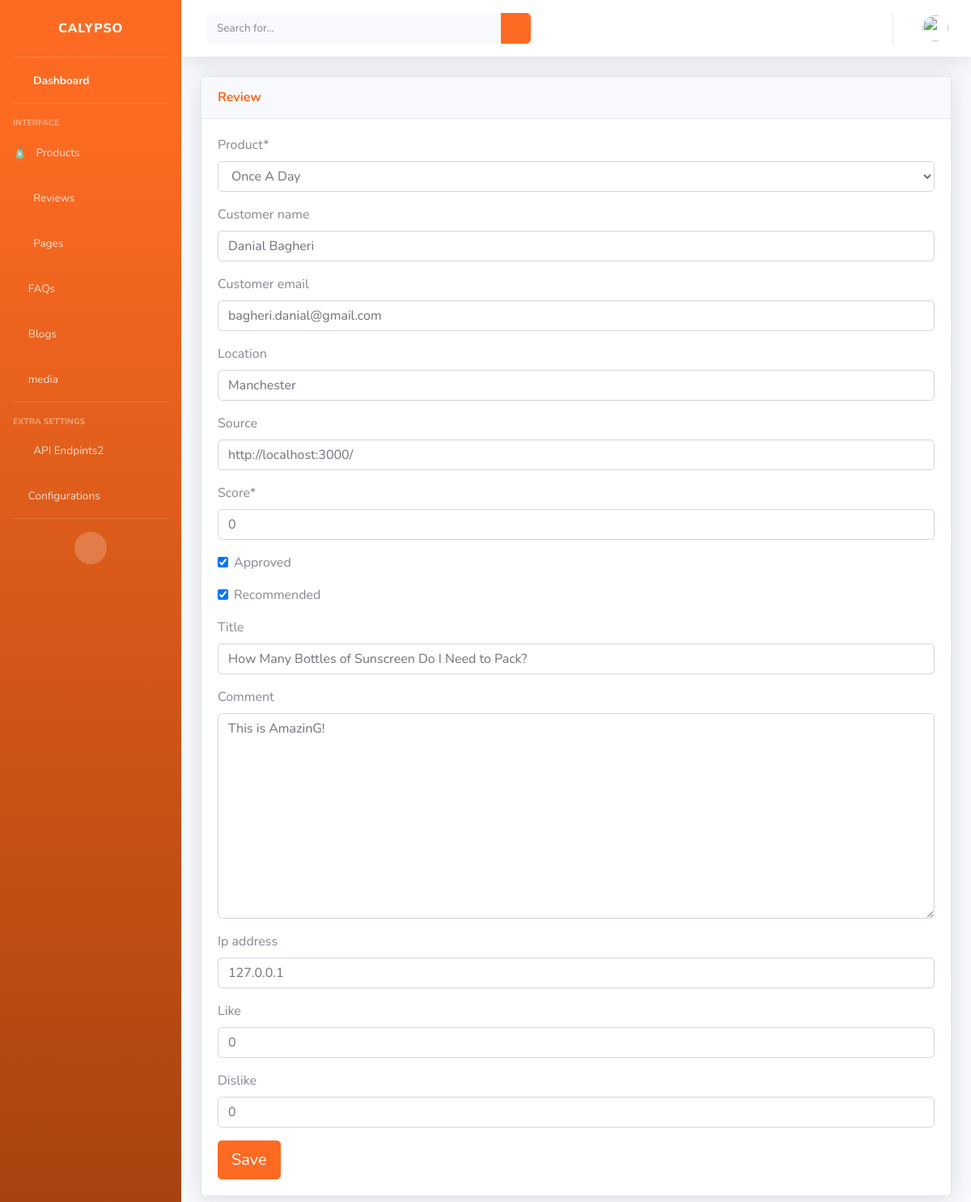
/dashboard/reviews/11/ (signed in), run on an earlier commit of the app's database.
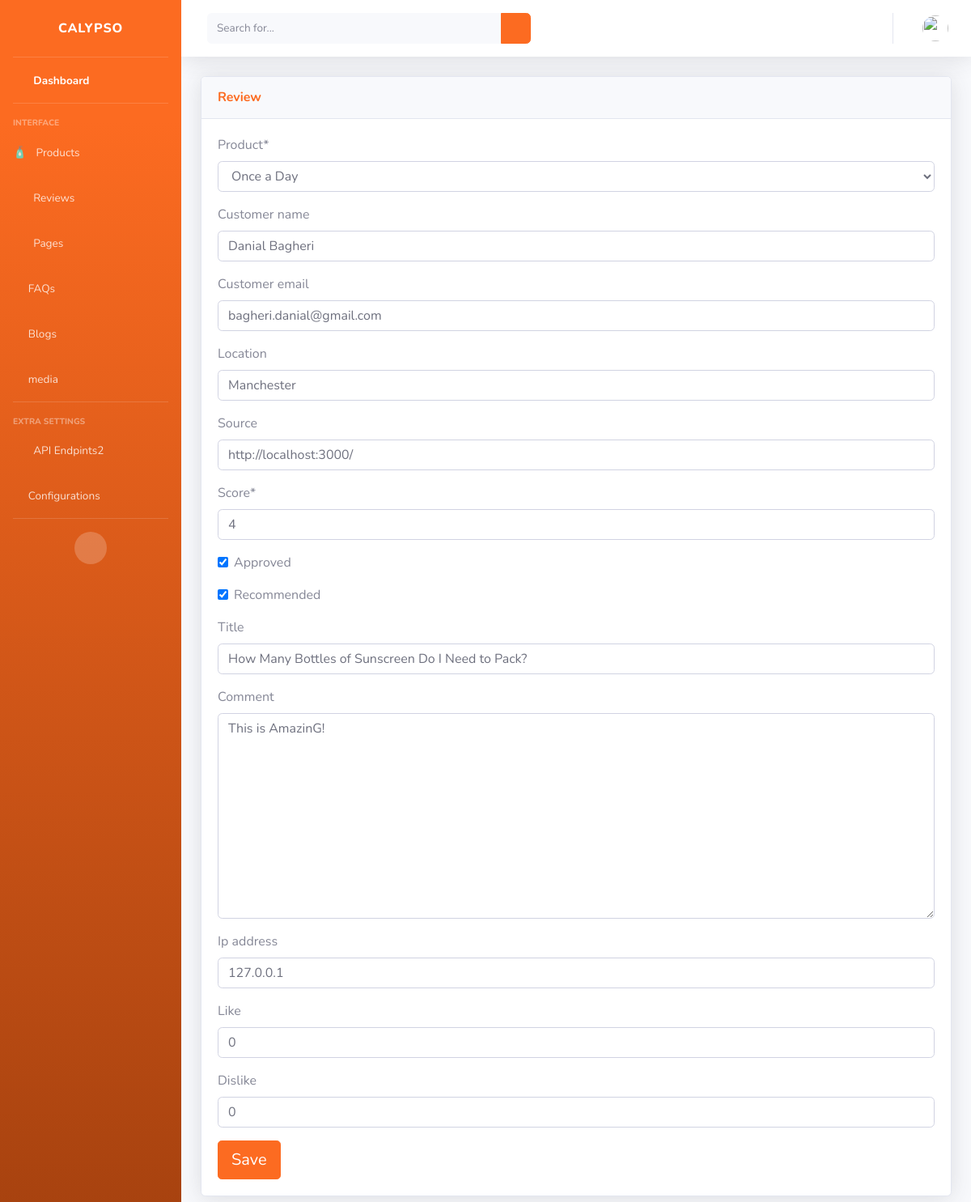
And on a later commit of the database.
### review/models.py (models this page shows, shortened)
class Review(models.Model):
    product = models.ForeignKey(
        Product, null=True, on_delete=models.SET_NULL)
    user = models.ForeignKey(User, verbose_name="user",
                             blank=True, null=True, on_delete=models.SET_NULL)
    customer_name = models.CharField(max_length=200, blank=True, null=True)
    customer_email = models.EmailField(max_length=254, blank=True, null=True)
    location = models.CharField(max_length=200, blank=True, null=True)
    source = models.CharField(max_length=200, blank=True, null=True)
    score = models.PositiveIntegerField()
    approved = models.BooleanField(default=False)
    recommended = models.BooleanField(default=False)
    title = models.CharField(max_length=200, blank=True, null=True)
    comment = models.TextField(blank=True)
    ip_address = models.GenericIPAddressField(blank=True, null=True)
    date_created = models.DateTimeField(auto_now_add=True)
    like = models.PositiveIntegerField(default=0, blank=True, null=True)
    dislike = models.PositiveIntegerField(default=0, blank=True, null=True)
    reply = models.ManyToManyField(
        Reply, related_name="review", verbose_name="Replies", blank=True)
    opened = models.BooleanField(default=False)
    class Meta:
        ordering = ("-date_created",)
    def save(self, *args, **kwargs):
        if self.score > 5:
            self.score = 5
        super(Review, self).save(*args, **kwargs)

### dashboard/views.py (the view)
# urls.py: path('reviews/<int:pk>/', views.ReviewEditView.as_view(),
class ReviewEditView(StaffRequiredMixin, UpdateView):
    model = Review
    template_name = 'dashboard/reviews/edit.html'
    form_class = ReviewForm
    success_url = reverse_lazy('dashboard:reviews')
    def get_queryset(self):
        queryset= super().get_queryset()
        review_pk = self.kwargs.get("pk")
        instance = self.model.objects.get(pk=review_pk)
        instance.opened = True
        instance.save()
        return queryset

### dashboard/forms.py
class ReviewForm(forms.ModelForm):
    class Meta:
        model = Review
        fields = "__all__"
        exclude = ['reply', 'user','opened']

### dashboard/views.py (called while the page is built)
    def test_func(self):
        return self.request.user.is_staff

### product/models.py (called while the page is built)
    def __str__(self):
        return self.name

### templates/dashboard/reviews/edit.html (shortened to what this page needs)
{% extends "dashboard/admin-base.html" %} {% load static %}
{% load crispy_forms_tags %}
{% block content %}
<div class="container-fluid">
  <div class="card shadow mb-4">
    <div class="card-header py-3">
      <h6 class="m-0 font-weight-bold text-primary">Review</h6>
    </div>
    <div class="card-body">
      <div class="table-responsive">
        <form method="POST">
          {{ form| crispy}}
          <button type="submit" class="btn btn-lg btn-primary">Save</button>
        </form>
      </div>
    </div>
  </div>
</div>
{% endblock %}

What changed in the data, as far as the page shows it:
changed Review "Danial Bagheri": product "Once A Day" → "Once a Day"; score "0" → "4"
